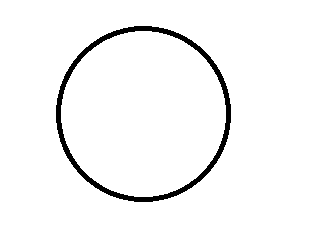
#> input picture imajlar/sh5.png, 310 x 240 px, found by its file name
$ python approx_test1.py
#> lines starting #> are read from the running program, lines starting #| are printed output that depends on the picture; after the words box and inside, x2 and y2 are one past the last pixel; in counts of white or black regions, pixels touching at a corner belong together
import cv2
import numpy as np
import random

liste = ["sh1.png","sh2.png","sh3.png","sh4.png","sh5.png","sh6.png","sh7.png"]
random.shuffle(liste)

for i in liste:
     imaj =cv2.imread(i)
#> imaj is the input picture: shape (240, 310, 3); 96.4% white; 1 black region, box (x1, y1, x2, y2) and area: (56, 26, 231, 202) 2678
     gray = cv2.cvtColor(imaj, cv2.COLOR_BGR2GRAY)
     canny = cv2.Canny(gray, 50, 200)
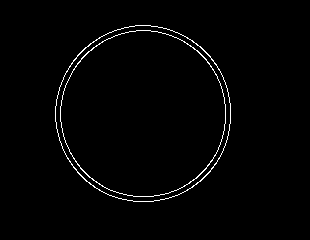
#> canny: shape (240, 310); 1.5% white in thin lines or dots, all inside (x1, y1, x2, y2) = (55, 25, 231, 202)
     cv2.imshow("Yuklenen imaj", imaj)

     (konturs, _) = cv2.findContours(canny, cv2.RETR_EXTERNAL, cv2.CHAIN_APPROX_SIMPLE)
#> konturs = 1 contour; box (x1, y1, x2, y2) and area: (55, 25, 231, 202) 24220

     orj_imaj = imaj.copy()

     zemin = np.zeros(imaj.shape, np.uint8)
     k = konturs[0]
#> k = contour of 256 points, box (x1, y1, x2, y2) (55, 25, 231, 202), area 24220
     acc =  0.01 * cv2.arcLength(k, True)
#> acc = 5.82
     approx = cv2.approxPolyDP(k, acc, True)
#> approx = contour of 16 points, box (x1, y1, x2, y2) (55, 25, 231, 202), area 23798

     if len(approx) == 10: winname = "Star"
     elif len(approx) > 10 and len(approx) <15: winname = "Elips"
     elif len(approx) > 14: winname = "Daire"
     else: winname = str(len(approx))+"GEN"
     winname2 ="Bu imaj "+winname
     cv2.drawContours(zemin, [approx], 0, (255, 255, 255), 2)
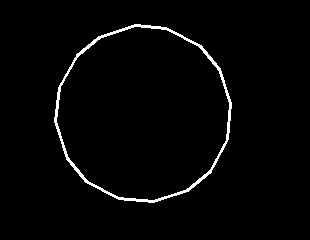
#> zemin: shape (240, 310, 3); 2.1% white in thin lines or dots, all inside (x1, y1, x2, y2) = (54, 24, 232, 203)
     cv2.imshow(winname, zemin)
     cv2.imshow(winname2, imaj)
     cv2.waitKey(0)
     cv2.destroyAllWindows()
#> pass 2 of the loop `for i in liste:`:
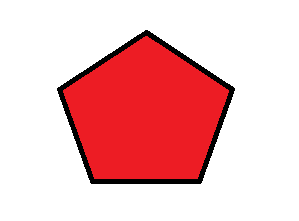
#> input picture imajlar/sh3.png, 299 x 221 px, found by its file name
#> imaj is the input picture: shape (221, 299, 3); mean B, G, R 190.3, 188.3, 240.7
#> gray: shape (221, 299)
#> `canny = cv2.Canny(gray, 50, 200)`:
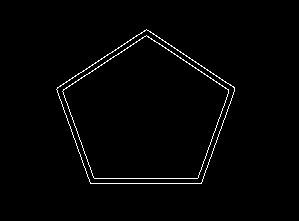
#> canny: shape (221, 299); 1.6% white in thin lines or dots, all inside (x1, y1, x2, y2) = (56, 29, 235, 184)
#> konturs = 1 contour; box (x1, y1, x2, y2) and area: (56, 29, 235, 184) 19072
#> k = contour of 261 points, box (x1, y1, x2, y2) (56, 29, 235, 184), area 19072
#> acc = 5.56
#> approx = [[234, 87], [146, 29], [56, 89], [90, 183], [201, 183]]
#> winname = '5GEN'
#> winname2 = 'Bu imaj 5GEN'
#> `cv2.drawContours(zemin, [approx], 0, (255, 255, 255), 2)`:
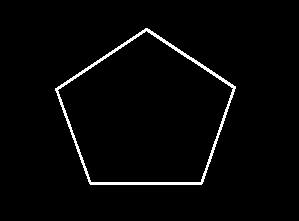
#> zemin: shape (221, 299, 3); 2.4% white in thin lines or dots, all inside (x1, y1, x2, y2) = (55, 28, 236, 185)
#> (the run stopped early here; a loop or call above may not have finished)
